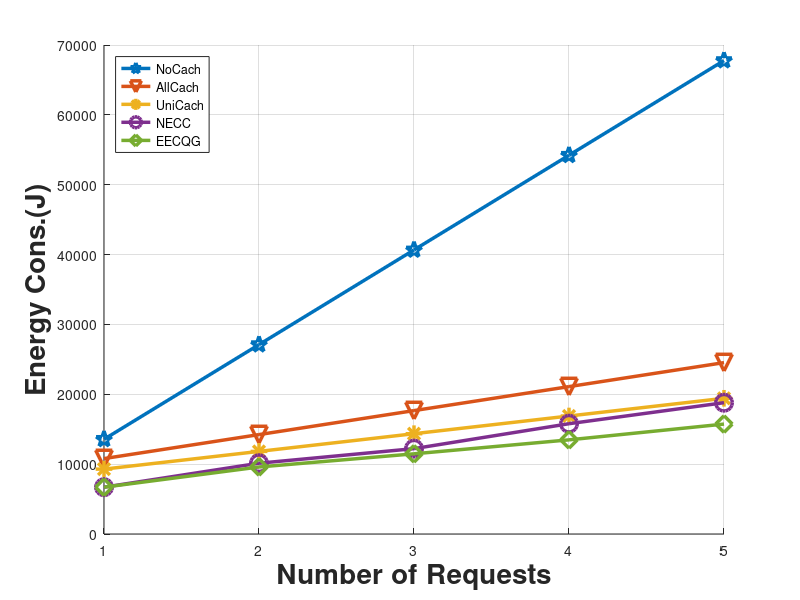

Write the MATLAB code that produced this figure. (Note: this script raises an error after producing the figure.)
close all;
clear;
clc;

No_Caching=[13554.91679,27109.83357,40664.75036,54219.66714,67774.58393;
 0.5,0.5,0.5,0.5,0.5;
 15,15,15,15,15];

All_Caching=[10796.48096,14230.39321,17664.30547,21098.21772,24532.12997;
 0.9,0.9,0.9,0.9,0.9;
 3.8,3.8,3.8,3.8,3.8];

Uni_Caching=[9288.478768,11822.66944,14356.86011,16891.05078,19425.24145;
0.9,0.9,0.8864,0.8504,0.745;
4.2,4.2,4.2,4.2,4.2];

NECC=[6700.357814,10133.07097,12219.53307,15788.24723,18795.2381;
0.9,0.9,0.8949,0.8802,0.8535;
5.28,5.28,5.28,5.28,5.28];

EECQG=[6700.357814,9592.6858,11478.44821,13476.6368,15735.345;
0.9,0.9,0.9,0.9,0.9;
5.28,5.28,4.5,4.5,4.5  
];

ratio=[0.3986,0.3458,0.3103,0.3227,0.2937];

flow_plot=1:5;

line_width=2.5;
marker_size=12;
font_size=20;
figure(1);
hold on;
plot(flow_plot,No_Caching(1,:),'-p','LineWidth',line_width,'MarkerSize',marker_size);
plot(flow_plot,All_Caching(1,:),'-v','LineWidth',line_width,'MarkerSize',marker_size);
plot(flow_plot,Uni_Caching(1,:),'-*','LineWidth',line_width,'MarkerSize',marker_size);
plot(flow_plot,NECC(1,:),'-o','LineWidth',line_width,'MarkerSize',marker_size);
plot(flow_plot,EECQG(1,:),'-d','LineWidth',line_width,'MarkerSize',marker_size);
grid on;
xlabel('Number of Requests','FontSize',font_size,'FontWeight','bold');
ylabel('Energy Cons.(J)','FontSize',font_size,'FontWeight','bold');
lgd=legend({'NoCach','AllCach','UniCach','NECC','EECQG'},'Location','northwest');
lgd.FontSize=font_size;
hold off;
ax = gca;
ax.XTick = 1:5;
ax.XTickLabel = {'20','40','60','80','100'};
set(gca, 'FontSize', font_size);

figure(2);
hold on;
plot(flow_plot,EECQG(1,:),'-d','LineWidth',line_width,'MarkerSize',marker_size);
plot(flow_plot,EECQG(1,:).*ratio,'-s','LineWidth',line_width,'MarkerSize',marker_size);
plot(flow_plot,EECQG(1,:).*(1-ratio),'-h','LineWidth',line_width,'MarkerSize',marker_size);
grid on;
xlabel('Number of Requests','FontSize',font_size,'FontWeight','bold');
ylabel('Energy Cons.(J)','FontSize',font_size,'FontWeight','bold');
lgd=legend({'Overall','Caching','Trasmission'},'Location','north','NumColumns',3);
lgd.FontSize=font_size;
hold off;
ax = gca;
ax.XTick = 1:5;
ax.XTickLabel = {'20','40','60','80','100'};
set(gca, 'FontSize', font_size);

delay_satis=[No_Caching(2,:)',All_Caching(2,:)',Uni_Caching(2,:)',NECC(2,:)',EECQG(2,:)'];
figure(3);
bar(delay_satis,0.75);
xlabel('Number of Requests','FontSize',font_size,'FontWeight','bold');
ylabel('Satisfied Probability','FontSize',font_size,'FontWeight','bold');
ylim([0,1.05]);
set(gca,'xtick',1:5,'xticklabel',{'20','40','60','80','100'},'FontSize',font_size);
lgd=legend({'NoCach','AllCach','UniCach','NECC','EECQG'},'location','north','NumColumns',5);
lgd.FontSize=font_size;

figure(4);
hold on;
plot(flow_plot,log(No_Caching(3,:)),'-p','LineWidth',line_width,'MarkerSize',marker_size);
plot(flow_plot,log(All_Caching(3,:)),'-v','LineWidth',line_width,'MarkerSize',marker_size);
plot(flow_plot,log(Uni_Caching(3,:)),'-*','LineWidth',line_width,'MarkerSize',marker_size);
plot(flow_plot,log(NECC(3,:)),'-o','LineWidth',line_width,'MarkerSize',marker_size);
plot(flow_plot,log(EECQG(3,:)),'-d','LineWidth',line_width,'MarkerSize',marker_size);
grid on;
xlabel('Number of Requests','FontSize',font_size,'FontWeight','bold');
ylabel('ln(Avg. Hops)','FontSize',font_size,'FontWeight','bold');
lgd=legend({'NoCach','AllCach','UniCach','NECC','EECQG'},'Location','north','NumColumns',5);
lgd.FontSize=font_size;
hold off;
ax = gca;
ax.XTick = 1:5;
ax.XTickLabel = {'20','40','60','80','100'};
ylim([1.2,3]);
set(gca, 'FontSize', font_size);
